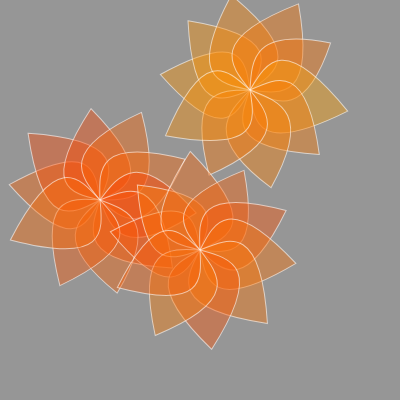
Frame 1 (no input)
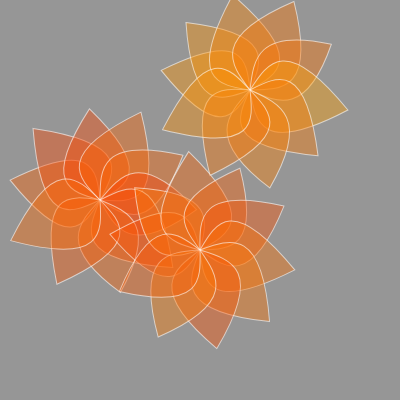
Frame 60 (no input)
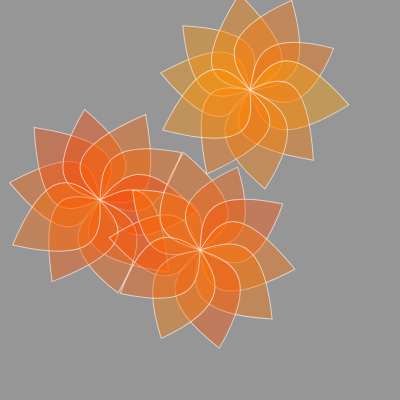
Frame 120 (the mouse pressed at the canvas centre since frame 60)

The p5.js sketch that drew these frames (run headless with seeded random() and noise() and a simulated clock; from frame 60 on, the mouse is pressed at the canvas centre):

// p5.js sketch
// ── sketch.js
let flowers = []

function setup() {
  createCanvas(400, 400);

  flowers.push(new Flower(100, 200, random(0, 200)))
  flowers.push(new Flower(250, 90, random(0, 200)))
  flowers.push(new Flower(200, 250, random(0, 200)))
}

function draw() {
  background(150);

  for (flower of flowers){
    flower.update()
    flower.show()
  }

}

// ── flower.js
class Flower{
    constructor(x, y, c){
        this.x = x
        this.y = y
        this.petals = []
        for (let i = 0; i < 10; i++) {
            this.petals.push(
                new Petal(
                    this.x, 
                    this.y, 
                    0.2, 
                    random(90, 100), 
                    PI / 10 * 2 * i,
                    c
                )
            )
        }
    }

    update(){
        for (let petal of this.petals){
            petal.update()
        }
    }

    show(){
        for (let petal of this.petals){
            petal.show()
        }
    }

    
}
// ── petal.js
class Petal {
    constructor(x, y, w, h, r, c) {
        this.x = x
        this.y = y
        this.w = w
        this.h = h
        this.r = r
        this.fill = color(255, random(200, 255) - c, 0, 100)
        this.t = random(0, 2)
        this.w2 = 0
    }

    update() {
        this.w2 = map(sin(this.t*2), -1, 1, 0.1, 0.2)
        this.t += 0.005
        this.r2 = noise(this.t + 1) / 3
    }

    show() {
        push()
        translate(this.x, this.y)
        rotate(this.r + this.r2)
        stroke(255, 255, 255, 150)
        fill(this.fill)
        beginShape()
        vertex(0, 0)
        bezierVertex(
            cos(PI * (1 + this.w + this.w2)) * this.h / 3,
            sin(PI * (1 + this.w + this.w2)) * this.h / 3,
            cos(PI * (1 + this.w + this.w2)) * this.h / 3 * 2,
            sin(PI * (1 + this.w + this.w2)) * this.h / 3 * 2,
            cos(PI) * this.h,
            sin(PI) * this.h
        )

        bezierVertex(
            cos(PI * (1 - this.w - this.w2)) * this.h / 3 * 2,
            sin(PI * (1 - this.w - this.w2)) * this.h / 3 * 2,
            cos(PI * (1 - this.w - this.w2)) * this.h / 3,
            sin(PI * (1 - this.w - this.w2)) * this.h / 3,
            0,
            0
        )
        endShape()
        pop()
    }


}
